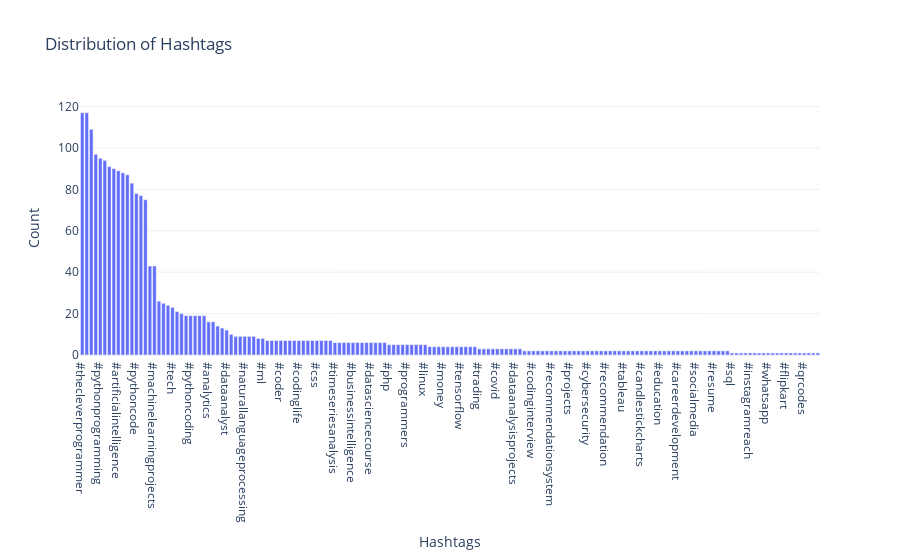

Notebook cell for this chart:
### Code cell
fig = go.Figure(data = [go.Bar(x=hashtags_list['index'], y = hashtags_list['Hashtags'])])
fig.update_layout(
    title="Distribution of Hashtags",
    xaxis_title="Hashtags",
    yaxis_title="Count"
)
# Display the plot
pio.show(fig)

### Figure 1 — Plotly figure (JSON) as saved in the notebook; plotly's stock layout.template omitted (floating-point values rounded to 4 significant figures; data arrays with more than 128 entries replaced by an {"elided": "..."} marker saying what was removed)
{"data": [{"type": "bar", "x": {"elided": "164 str values"}, "y": {"elided": "164 int values"}}], "layout": {"title": {"text": "Distribution of Hashtags"}, "xaxis": {"title": {"text": "Hashtags"}}, "yaxis": {"title": {"text": "Count"}}}}
